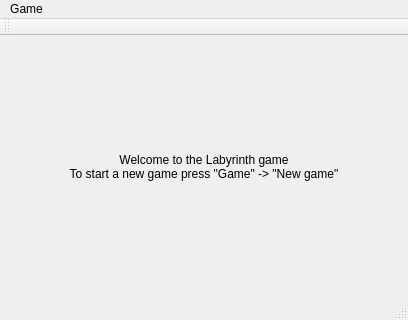
<?xml version="1.0" encoding="UTF-8"?>
<ui version="4.0">
 <class>LabyrinthQt</class>
 <widget class="QMainWindow" name="LabyrinthQt">
  <property name="geometry">
   <rect>
    <x>0</x>
    <y>0</y>
    <width>408</width>
    <height>320</height>
   </rect>
  </property>
  <property name="windowTitle">
   <string>Labyrinth 2015</string>
  </property>
  <widget class="QWidget" name="centralWidget">
   <layout class="QGridLayout" name="gridLayout">
    <item row="0" column="1">
     <widget class="QLabel" name="WelcomeText">
      <property name="enabled">
       <bool>true</bool>
      </property>
      <property name="frameShape">
       <enum>QFrame::NoFrame</enum>
      </property>
      <property name="text">
       <string>Welcome to the Labyrinth game
To start a new game press &quot;Game&quot; -&gt; &quot;New game&quot;</string>
      </property>
      <property name="alignment">
       <set>Qt::AlignCenter</set>
      </property>
     </widget>
    </item>
   </layout>
  </widget>
  <widget class="QMenuBar" name="menuBar">
   <property name="geometry">
    <rect>
     <x>0</x>
     <y>0</y>
     <width>408</width>
     <height>24</height>
    </rect>
   </property>
   <widget class="QMenu" name="menuGame">
    <property name="title">
     <string>Game</string>
    </property>
    <addaction name="actionNew_game"/>
    <addaction name="actionLoad_map"/>
    <addaction name="actionSave_map"/>
    <addaction name="separator"/>
    <addaction name="actionExit"/>
   </widget>
   <addaction name="menuGame"/>
  </widget>
  <widget class="QToolBar" name="mainToolBar">
   <attribute name="toolBarArea">
    <enum>TopToolBarArea</enum>
   </attribute>
   <attribute name="toolBarBreak">
    <bool>false</bool>
   </attribute>
  </widget>
  <widget class="QStatusBar" name="statusBar"/>
  <action name="actionNew_game">
   <property name="text">
    <string>New game</string>
   </property>
  </action>
  <action name="actionLoad_map">
   <property name="text">
    <string>Load map</string>
   </property>
  </action>
  <action name="actionSave_map">
   <property name="text">
    <string>Save map</string>
   </property>
  </action>
  <action name="actionExit">
   <property name="text">
    <string>Exit</string>
   </property>
  </action>
 </widget>
 <layoutdefault spacing="6" margin="11"/>
 <resources/>
 <connections/>
</ui>
